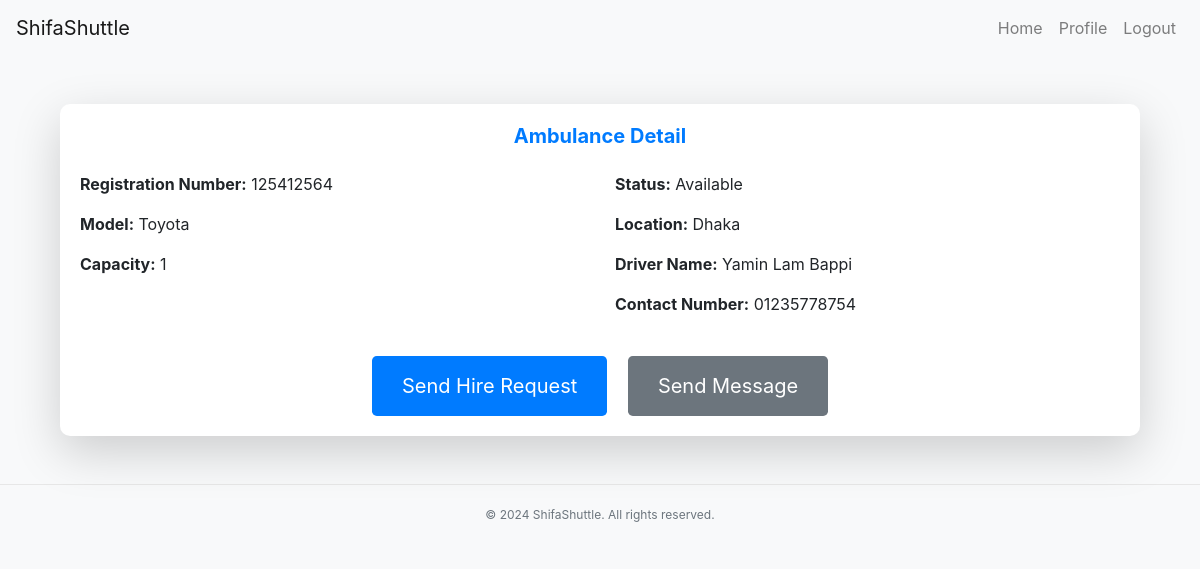
Page /driver/ambulance_detail/1/ (signed in) on the committed database.
### driver/models.py (models this page shows, shortened)
class Ambulance(models.Model):
    registration_number = models.CharField(max_length=50, unique=True)
    model = models.CharField(max_length=100)
    capacity = models.IntegerField()
    status_choices = [
        ('available', 'Available'),
        ('on_call', 'On Call'),
        ('in_service', 'In Service'),
    ]
    status = models.CharField(max_length=20, choices=status_choices)
    location = models.CharField(max_length=255)  # Field for entering location by text
    driver = models.ForeignKey(Driver, on_delete=models.SET_NULL, null=True, blank=True, related_name='ambulances')

class Driver(models.Model):
    user = models.OneToOneField(settings.AUTH_USER_MODEL, on_delete=models.CASCADE)
    phone = PhoneField(blank=True, null=True, help_text='Contact phone number')
    profile_pic = models.ImageField(upload_to='driver_profile_pics/', default='default.png')

### user_account/models.py (models this page shows)
class CustomUser(AbstractUser):
    phone = PhoneField(blank=True, null=True, help_text='Contact phone number')
    bio = models.TextField(blank=True)
    profile_pic = models.ImageField(upload_to='profile_pics/', default='default.png')

### driver/views.py (the view, shortened to what this page needs)
# urls.py: path('ambulance_detail/<int:ambulance_id>/', views.ambulance_detail, name='ambulance_detail'),
@login_required
def ambulance_detail(request, ambulance_id):
    ambulance = get_object_or_404(Ambulance, id=ambulance_id)
    hire_request_form = HireRequestForm()
    message_form = MessageForm()
    return render(request, 'ambulance_detail.html', {
        'ambulance': ambulance,
        'hire_request_form': hire_request_form,
        'message_form': message_form,
    })

### templates/ambulance_detail.html (shortened to what this page needs)
{% extends 'base.html' %}
{% block navlinks %}
<div class="collapse navbar-collapse" id="navbarNav">
    <ul class="navbar-nav ml-auto">
        <li class="nav-item">
            <a class="nav-link" href="{% url 'home' %}">Home</a>
        </li>
        {% if user.is_authenticated %}
        <li class="nav-item">
            <a class="nav-link" href="{% url 'user_profile' %}">Profile</a>
        </li>
        <li class="nav-item">
            <a class="nav-link" href="{% url 'logout' %}">Logout</a>
        </li>
        {% else %}
        <li class="nav-item">
            <a class="nav-link" href="{% url 'login' %}">Log In</a>
        </li>
        {% endif %}
    </ul>
</div>
{% endblock %}
{% block content %}
<div class="container my-5">
    <div class="card shadow-lg">
        <div class="card-body">
            <h1 class="card-title text-center mb-4">Ambulance Detail</h1>
            <div class="row">
                <div class="col-md-6">
                    <p><strong>Registration Number:</strong> {{ ambulance.registration_number }}</p>
                    <p><strong>Model:</strong> {{ ambulance.model }}</p>
                    <p><strong>Capacity:</strong> {{ ambulance.capacity }}</p>
                </div>
                <div class="col-md-6">
                    <p><strong>Status:</strong> {{ ambulance.get_status_display }}</p>
                    <p><strong>Location:</strong> {{ ambulance.location }}</p>
                    {% if ambulance.driver %}
                    <p><strong>Driver Name:</strong> {{ ambulance.driver.user.get_full_name }}</p>
                    <p><strong>Contact Number:</strong> {{ ambulance.driver.user.phone }}</p>
                    {% else %}
                    <p><strong>Driver:</strong> Not Assigned</p>
                    {% endif %}
                </div>
            </div>
            <div class="text-center mt-4">
                <a href="{% url 'hire_request' ambulance.id %}" class="btn btn-primary btn-lg mr-2">
                    Send Hire Request
                </a>
                <a href="{% url 'send_message' ambulance.id %}" class="btn btn-secondary btn-lg ml-2">
                    Send Message
                </a>
            </div>
        </div>
    </div>
</div>
{% endblock %}

### static/base.css (style rules this page uses)
.card-title { color: #333; font-size: 18px; margin-bottom: 0; }
body { background-color: #f8f9fa; }
.card { border: none; border-radius: 10px; transition: transform 0.3s; }
.card-title { color: #007bff; font-size: 1.25rem; }
.btn-primary { background-color: #007bff; border: none; }
.card { border: none; border-radius: 10px; overflow: hidden; }
.card-title { color: #007bff; font-weight: bold; }
.btn-lg { padding: 15px 30px; font-size: 1.25rem; }
.btn-primary { background-color: #007bff; border: none; transition: background-color 0.3s ease; }
.btn-secondary { background-color: #6c757d; border: none; transition: background-color 0.3s ease; }

### rows in the picture
Ambulance: registration_number "125412564", model "Toyota", capacity "1", status "Available", location "Dhaka", driver.user.get_full_name "Yamin Lam Bappi", driver.user.phone "01235778754"
